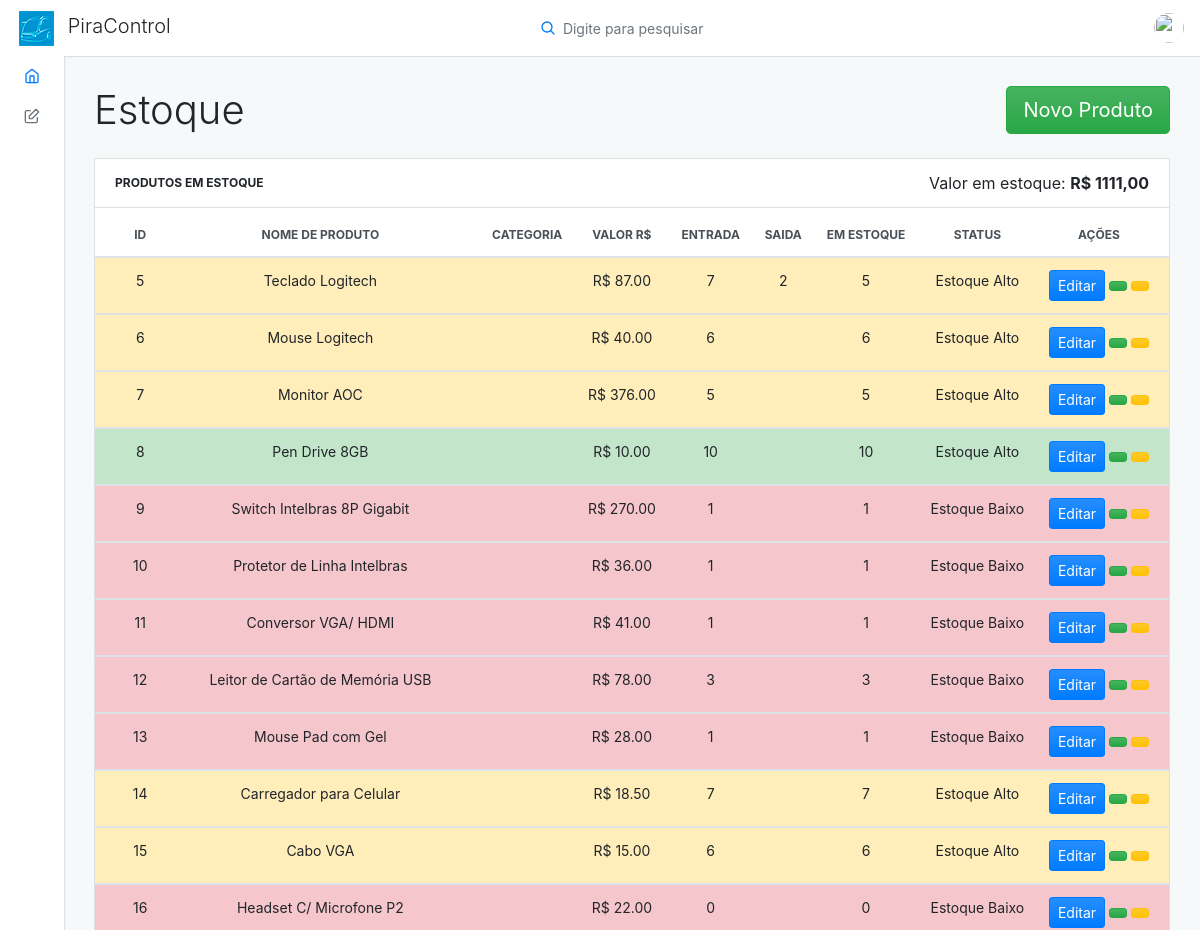
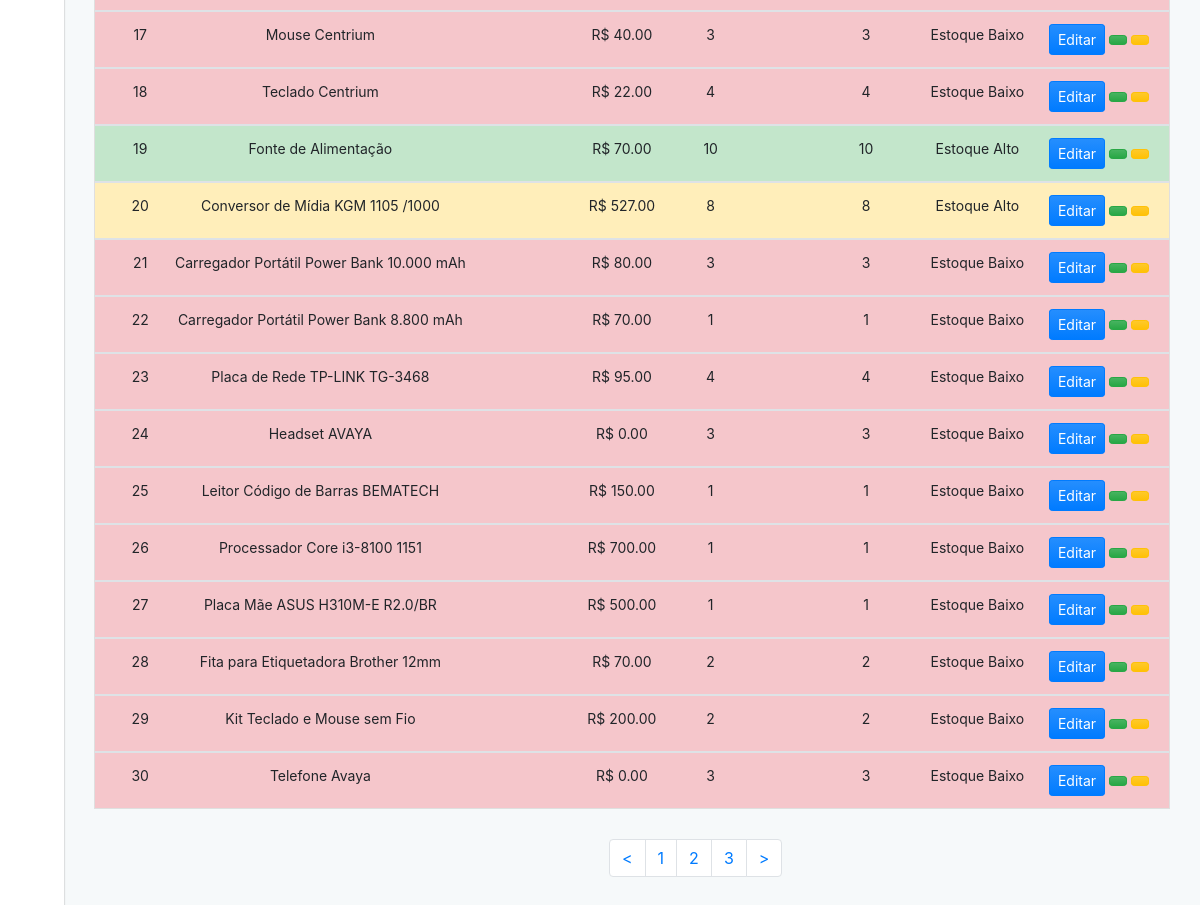
Before: /front/produto.php (signed in) with the older database file (2 pictures, top to bottom).
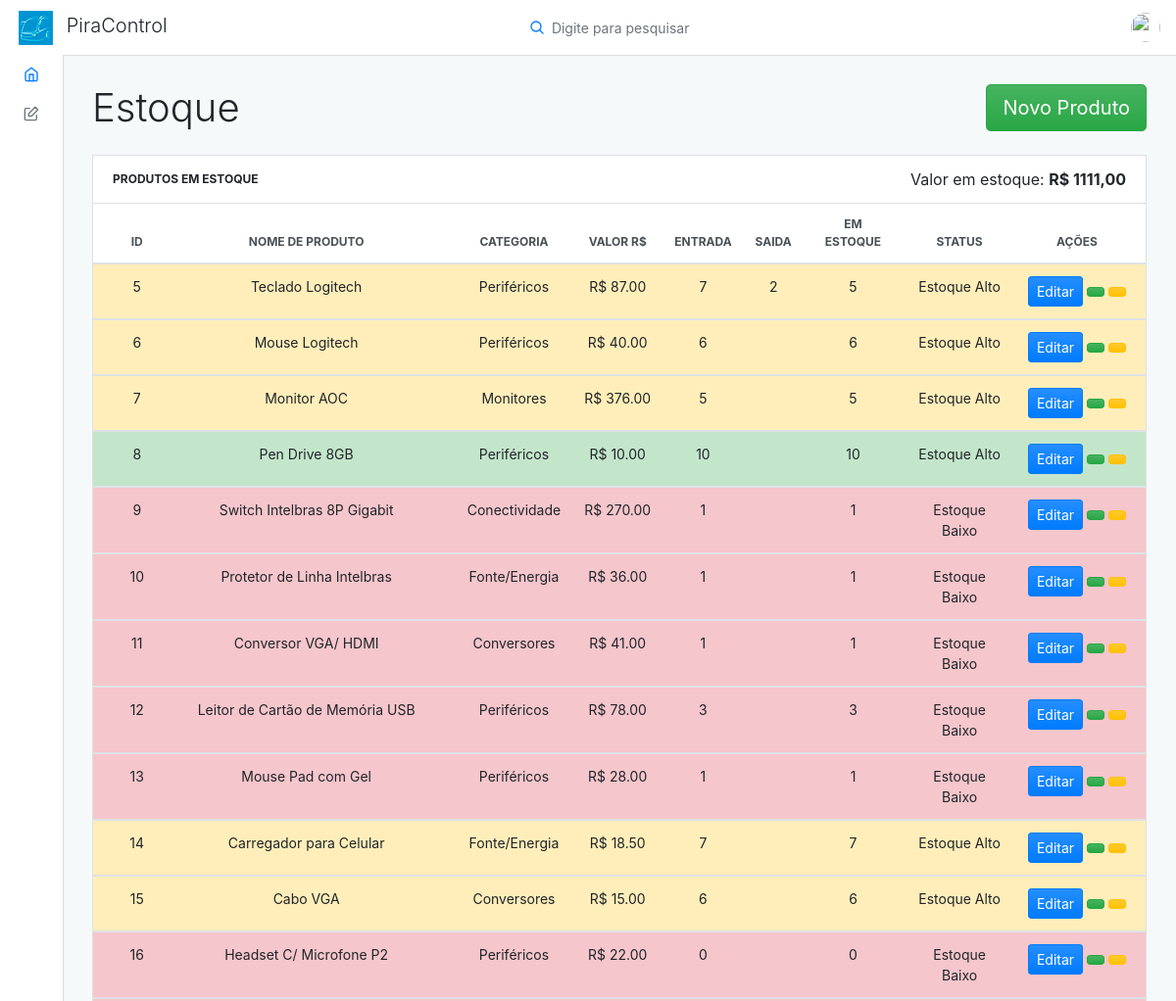
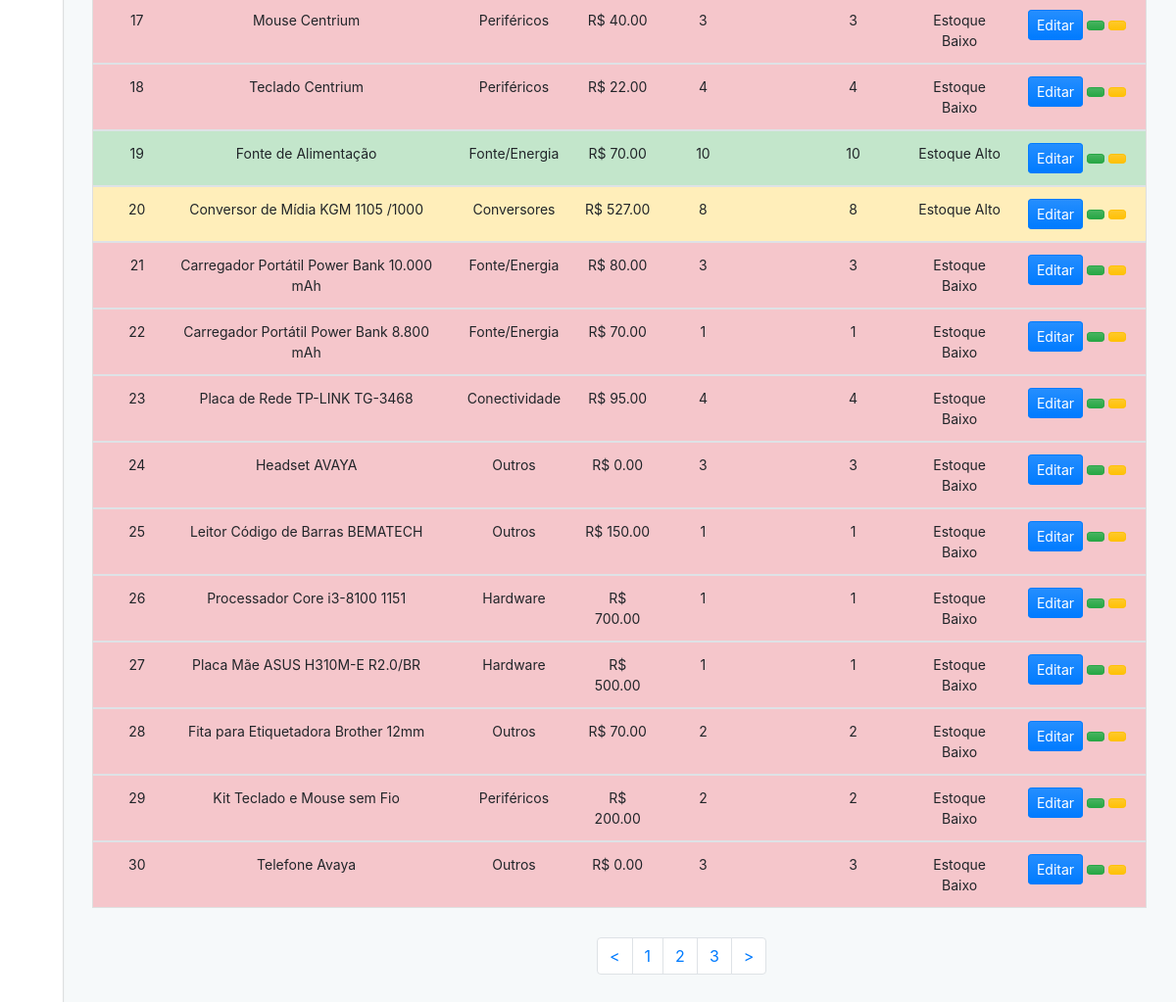
After: the same page with the newer database file (2 pictures, top to bottom).
### tables this page shows
CREATE TABLE `produto` (
  `id` int(11) NOT NULL,
  `nomeProduto` varchar(45) NOT NULL,
  `valor` decimal(8,2) NOT NULL,
  `quantidade` int(11) DEFAULT 0,
  `nomeCategoria` int(11) NOT NULL,
  `saida` int(11) DEFAULT 0
);

CREATE TABLE `categoria` (
  `id` int(11) NOT NULL,
  `nomeCategoria` varchar(60) NOT NULL
);

### front/classes/Conexao.php (called while the page is built, shortened)
<?php
class Conexao
{
	private $host;
	private $user;
	private $password;
	public function __construct() {
		$this->host = 'mysql:host=localhost;dbname=bd_pira_control';
		$this->user = 'root';
		$this->password = '';
	}
    public function conectar() {
    	try {
			$conn = new PDO(
							$this->host,
							$this->user,
							$this->password
						);
			return $conn;
		} catch (PDOException $e) {
			echo 'Erro na conexao. Erro reportado: ' . $e->getMessage();
			exit;
		}
    }
}

### front/classes/ProdutoDAO.php (called while the page is built, shortened)
<?php
require_once 'Model.php';
class ProdutoDAO extends Model
{
    public function __construct()
    {
        $this->class = 'Produto';
        $this->tabela = 'produto';
    }
    public function listarProduto($condicao = '')
    {
        $query = "SELECT id, nomeProduto, valor, quantidade, nomeCategoria, saida FROM {$this->tabela}";
        $stmt = $this->db->prepare($query);
        $stmt->setFetchMode(PDO::FETCH_CLASS, $this->class);
        $stmt->execute();
        return $stmt->fetchAll();
    }
}

### front/classes/Model.php (called while the page is built, shortened)
<?php
    require 'Conexao.php';
    class Model {
        protected $tabela;
        protected $class;
        protected $db;
        public function __construct()
        {
            $conexao = new Conexao();
            $this->db = $conexao->conectar();
        }
        public function get($id) {
            $query = "SELECT * FROM {$this->tabela} WHERE id = {$id}";
            $stmt = $this->db->prepare($query);
            $stmt->setFetchMode(PDO::FETCH_CLASS, $this->class);
            $stmt->execute();
            return $stmt->fetch();
        }
    }

### front/classes/Produto.php (called while the page is built, shortened)
<?php
    class Produto {
        public function __get($atributo) {
            return $this->$atributo;
        }
    }

### front/classes/CategoriaDAO.php (called while the page is built, shortened)
<?php
require_once 'Model.php';
class CategoriaDAO extends Model
{
    public function __construct()
    {
        $this->class = 'Categoria';
        $this->tabela = 'categoria';
    }
}

### front/classes/Categoria.php (called while the page is built, shortened)
<?php
class Categoria {
    public function __get($atributo) {
        return $this->$atributo;
    }
}

### front/produto.php (the view, shortened to what the changed rows need)
<?php
require_once 'layout/header.php';
require_once 'layout/menu.php';
?>
<?php
require_once 'classes/Categoria.php';
require_once 'classes/CategoriaDAO.php';
require_once 'classes/Produto.php';
require_once 'classes/ProdutoDAO.php';
$categoriaDAO = new CategoriaDAO();
$produtoDAO = new ProdutoDAO();
$produtos = $produtoDAO->listarProduto();
?>
<div class="adminx-content">
    <div class="adminx-main-content">
        <div class="container-fluid">
            <div class="pb-3">
                <h1>Estoque</h1>
            </div>
            <div class="row">
                <div class="col-lg-12">
                    <div class="card mb-grid">
                        <div class="table-responsive-md">
                            <table class="table table-actions table-striped table-hover mb-0">
                                <thead>
                                    <tr>
                                        <th scope="col">
                                        </th>
                                        <th scope="col" class="text-center">ID</th>
                                        <th scope="col" class="text-center">Nome de Produto</th>
                                        <th scope="col" class="text-center">Categoria</th>
                                        <th scope="col" class="text-center">Valor R$</th>
                                        <th scope="col" class="text-center">Entrada</th>
                                        <th scope="col" class="text-center">Saida</th>
                                        <th scope="col" class="text-center">Em Estoque</th>
                                        <th scope="col" class="text-center">Status</th>
                                        <th scope="col" class="text-center">Ações</th>
                                    </tr>
                                </thead>
                                <?php foreach ($produtos as $produto) {
                                    $categoria = $categoriaDAO->get($produto->nomeCategoria);
                                ?>
                                    <tbody>
                                        <tr <?php if ($produto->quantidade >= 10) {
                                                echo 'class="table-success"';
                                            } elseif ($produto->quantidade >= 5 && $produto->quantidade <= 9) {
                                                echo 'class="table-warning"';
                                            } else {
                                                echo 'class="table-danger"';
                                            }
                                            ?>>
                                            <th scope="row">
                                            </th>
                                            <td class="text-center"><?= $produto->id ?></td>
                                            <td class="text-center"><?= $produto->nomeProduto ?></td>
                                            <td class="text-center"><?= $categoria->nomeCategoria ?></td>
                                            <td class="text-center">R$ <?= $produto->valor ?></td>
                                            <td class="text-center"><?= $produto->quantidade ?></td>
                                            <td class="text-center"><?= $produto->saida ?></td>
                                            <td class="text-center"><?= $produto->quantidade - $produto->saida ?></td>
                                            <td class="text-center"><?= ($produto->quantidade >= 5 ? 'Estoque Alto' : 'Estoque Baixo') ?></td>
                                            <td>
                                                <a class="btn btn-sm btn-primary" href="form_produto.php?id=<?= $produto->id ?>">Editar</a>
                                                <a class="btn btn-sm btn-success" href="controles/controleProduto?acao=adicionar&id=<?= $produto->id ?>" title="Entrada"><i class="fas fa-plus"></i></a>
                                                <a class="btn btn-sm btn-warning" href="" title="Saída"><i class="fas fa-minus"></i></a>
                                            </td>
                                        </tr>
                                    </tbody>
                                <?php } ?>
                            </table>
                        </div>
                    </div>
                </div>
            </div>
        </div>
    </div>
</div>
<?php
require_once 'layout/footer.php';
?>

Changed rows visible on the page:
changed produto "Teclado Logitech": categoria.nomeCategoria (not shown) → "Periféricos"
changed produto "Mouse Logitech": categoria.nomeCategoria (not shown) → "Periféricos"
changed produto "Monitor AOC": categoria.nomeCategoria (not shown) → "Monitores"
changed produto "Pen Drive 8GB": categoria.nomeCategoria (not shown) → "Periféricos"
changed produto "Switch Intelbras 8P Gigabit": categoria.nomeCategoria (not shown) → "Conectividade"
changed produto "Protetor de Linha Intelbras": categoria.nomeCategoria (not shown) → "Fonte/Energia"
changed produto "Conversor VGA/ HDMI": categoria.nomeCategoria (not shown) → "Conversores"
changed produto "Leitor de Cartão de Memória USB": categoria.nomeCategoria (not shown) → "Periféricos"
changed produto "Mouse Pad com Gel": categoria.nomeCategoria (not shown) → "Periféricos"
changed produto "Carregador para Celular": categoria.nomeCategoria (not shown) → "Fonte/Energia"
changed produto "Cabo VGA": categoria.nomeCategoria (not shown) → "Conversores"
changed produto "Headset C/ Microfone P2": categoria.nomeCategoria (not shown) → "Periféricos"
changed produto "Mouse Centrium": categoria.nomeCategoria (not shown) → "Periféricos"
changed produto "Teclado Centrium": categoria.nomeCategoria (not shown) → "Periféricos"
changed produto "Fonte de Alimentação": categoria.nomeCategoria (not shown) → "Fonte/Energia"
changed produto "Conversor de Mídia KGM 1105 /1000": categoria.nomeCategoria (not shown) → "Conversores"
changed produto "Carregador Portátil Power Bank 10.000 mAh": categoria.nomeCategoria (not shown) → "Fonte/Energia"
changed produto "Carregador Portátil Power Bank 8.800 mAh": categoria.nomeCategoria (not shown) → "Fonte/Energia"
changed produto "Placa de Rede TP-LINK TG-3468": categoria.nomeCategoria (not shown) → "Conectividade"
changed produto "Headset AVAYA": categoria.nomeCategoria (not shown) → "Outros"
changed produto "Leitor Código de Barras BEMATECH": categoria.nomeCategoria (not shown) → "Outros"
changed produto "Processador Core i3-8100 1151": categoria.nomeCategoria (not shown) → "Hardware"
changed produto "Placa Mãe ASUS H310M-E R2.0/BR": categoria.nomeCategoria (not shown) → "Hardware"
changed produto "Fita para Etiquetadora Brother 12mm": categoria.nomeCategoria (not shown) → "Outros"
changed produto "Kit Teclado e Mouse sem Fio": categoria.nomeCategoria (not shown) → "Periféricos"
changed produto "Telefone Avaya": categoria.nomeCategoria (not shown) → "Outros"
